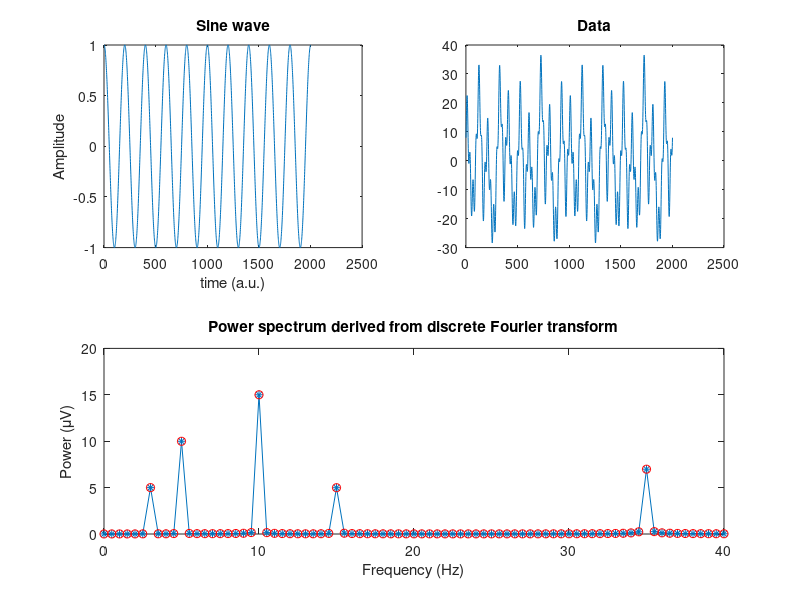
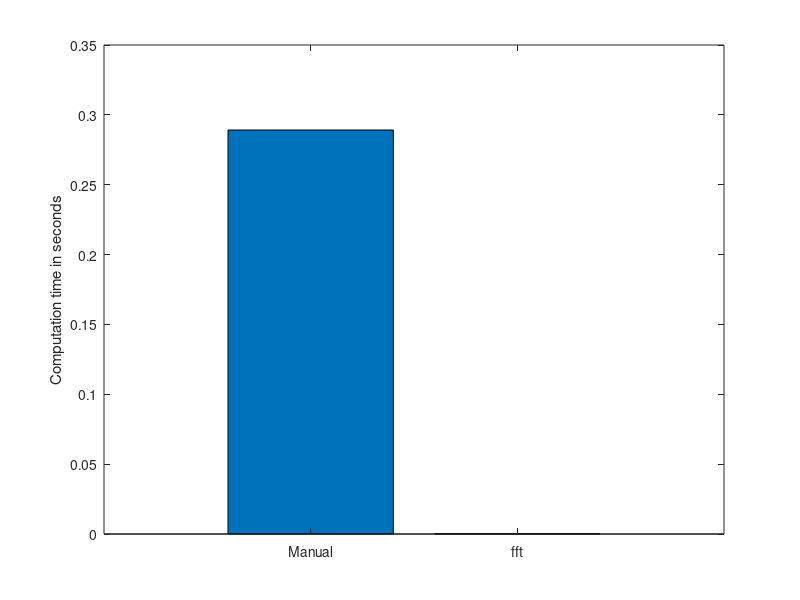
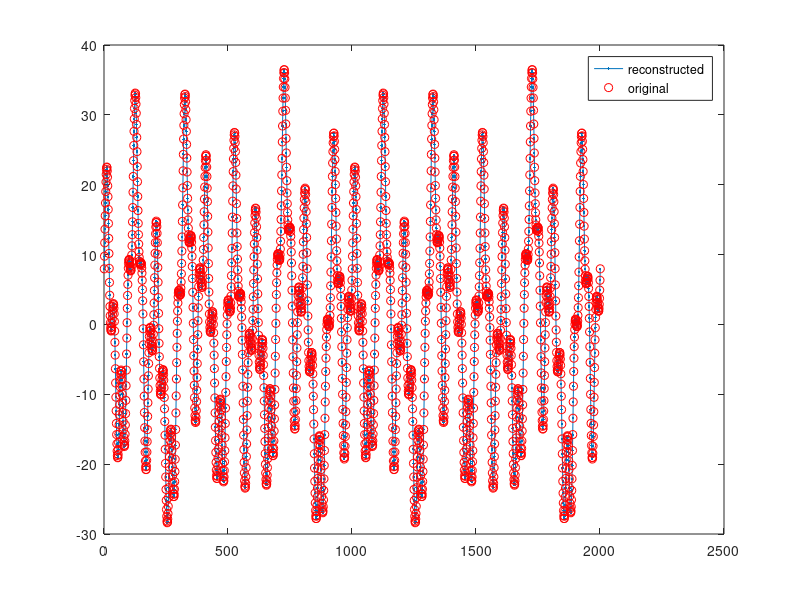

Source code (MATLAB) for these figures, in order:
% mikeXcohen@gmail.com

%% signal created by a sum of sine waves (same as in previous lecture)

% create a few sine waves and sum

% define a sampling rate
srate = 1000;

% list some frequencies
frex = [ 3   10   5   15   35 ];

% list some random amplitudes... make sure there are the same number of
% amplitudes as there are frequencies!
amplit = [ 5   15   10   5   7 ];

% phases... list some random numbers between -pi and pi
phases = [  pi/7  pi/8  pi  pi/2  -pi/4 ];

% define time...
time = -1:1/srate:1;


% now we loop through frequencies and create sine waves
sine_waves = zeros(length(frex),length(time));
for fi=1:length(frex)
    sine_waves(fi,:) = amplit(fi) * sin(2*pi*time*frex(fi) + phases(fi));
end

%% Compute discrete-time Fourier transform

signal  = sum(sine_waves,1); % sum to simplify
N       = length(signal);    % length of sequence
fourierTime = ((1:N)-1)/N;   % "time" used for sine waves
nyquist = srate/2;           % Nyquist frequency -- the highest frequency you can measure in the data

% initialize Fourier output matrix
fourierCoefs = zeros(size(signal)); 

% These are the actual frequencies in Hz that will be returned by the
% Fourier transform. The number of unique frequencies we can measure is
% exactly 1/2 of the number of data points in the time series (plus DC). 
frequencies = linspace(0,nyquist,floor(N/2)+1);


% loop over frequencies
for fi=1:N
    
    % create sine wave for this frequency
    fourierSine = exp( -1i*2*pi*(fi-1).*fourierTime );
    
    % compute dot product as sum of point-wise elements
    fourierCoefs(fi) = fourierSine*signal';
    
    % note: this can also be expressed as a vector-vector product
    % fourier(fi) = fourierSine*signal';
end

% scale Fourier coefficients to original scale
fourierCoefs = fourierCoefs / N;


figure(1), clf
subplot(221)
plot(real(exp( -2*pi*1i*(10).*fourierTime )))
xlabel('time (a.u.)'), ylabel('Amplitude')
title('Sine wave')

subplot(222)
plot(signal)
title('Data')

subplot(212)
plot(frequencies,abs(fourierCoefs(1:length(frequencies)))*2,'*-')
xlabel('Frequency (Hz)')
ylabel('Power (\muV)')
title('Power spectrum derived from discrete Fourier transform')

%% Compare manual Fourier transform with fft

% Compute fourier transform and scale
fourierCoefsF = fft(signal) / N;

subplot(212),hold on
plot(frequencies,abs(fourierCoefsF(1:length(frequencies)))*2,'ro')
set(gca,'xlim',[0 40])

%% Compare computation times

% initialize variable for computation times
computationTimes = zeros(1,2);

% start Matlab's timer
tic;

% manual DTFT
for fi=1:N
    fourierSine = exp( -1i*2*pi*(fi-1).*fourierTime );
    fourierCoefs(fi) = sum( fourierSine .* signal );
end
fourierCoefs = fourierCoefs / N;

% end Matlab's timer
computationTimes(1) = toc;


% now FFT
tic;
fourierCoefsF = fft(signal) / N;
computationTimes(2) = toc;


figure(2), clf

bar(computationTimes)
set(gca,'xtick',1:2,'xticklabel',{'Manual';'fft'},'xlim',[0 3])
ylabel('Computation time in seconds')


%% Compute inverse discrete-time Fourier transform

reconSignal = zeros(size(signal));

% loop over frequencies
for fi=1:N
    
    % create sine wave for this frequency
    fourierSine = fourierCoefs(fi) * exp( 1i*2*pi*(fi-1).*fourierTime );
    
    % compute dot product as sum of point-wise elements
    reconSignal = reconSignal + fourierSine;
end

% note: in practice, the inverse Fourier transform should be done using:
reconSignal = ifft(fourierCoefs) * N;

figure(3), clf
plot(real(reconSignal),'.-')
hold on
plot(signal,'ro')

legend({'reconstructed';'original'})

%% end.
